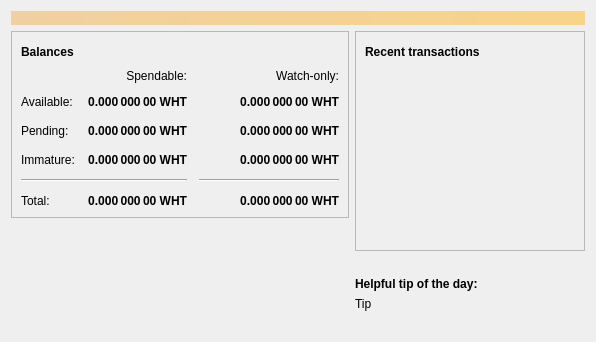
<?xml version="1.0" encoding="UTF-8"?>
<ui version="4.0">
 <class>OverviewPage</class>
 <widget class="QWidget" name="OverviewPage">
  <property name="geometry">
   <rect>
    <x>0</x>
    <y>0</y>
    <width>596</width>
    <height>342</height>
   </rect>
  </property>
  <property name="windowTitle">
   <string>Form</string>
  </property>
  <layout class="QVBoxLayout" name="topLayout">
   <item>
    <widget class="QLabel" name="labelAlerts">
     <property name="visible">
      <bool>false</bool>
     </property>
     <property name="styleSheet">
      <string notr="true">QLabel { background-color: qlineargradient(x1: 0, y1: 0, x2: 1, y2: 0, stop:0 #F0D0A0, stop:1 #F8D488); color:#000000; }</string>
     </property>
     <property name="wordWrap">
      <bool>true</bool>
     </property>
     <property name="margin">
      <number>3</number>
     </property>
     <property name="textInteractionFlags">
      <set>Qt::TextSelectableByMouse</set>
     </property>
    </widget>
   </item>
   <item>
    <layout class="QHBoxLayout" name="horizontalLayout" stretch="1,1">
     <item>
      <layout class="QVBoxLayout" name="verticalLayout_2">
       <item>
        <widget class="QFrame" name="frame">
         <property name="frameShape">
          <enum>QFrame::StyledPanel</enum>
         </property>
         <property name="frameShadow">
          <enum>QFrame::Raised</enum>
         </property>
         <layout class="QVBoxLayout" name="verticalLayout_4">
          <item>
           <layout class="QHBoxLayout" name="horizontalLayout_4">
            <item>
             <widget class="QLabel" name="label_5">
              <property name="font">
               <font>
                <weight>75</weight>
                <bold>true</bold>
               </font>
              </property>
              <property name="text">
               <string>Balances</string>
              </property>
             </widget>
            </item>
            <item>
             <widget class="QPushButton" name="labelWalletStatus">
              <property name="enabled">
               <bool>true</bool>
              </property>
              <property name="maximumSize">
               <size>
                <width>30</width>
                <height>16777215</height>
               </size>
              </property>
              <property name="toolTip">
               <string>The displayed information may be out of date. Your wallet automatically synchronizes with the Whippet network after a connection is established, but this process has not completed yet.</string>
              </property>
              <property name="text">
               <string/>
              </property>
              <property name="icon">
               <iconset resource="../bitcoin.qrc">
                <normaloff>:/icons/warning</normaloff>
                <disabledoff>:/icons/warning</disabledoff>:/icons/warning</iconset>
              </property>
              <property name="iconSize">
               <size>
                <width>24</width>
                <height>24</height>
               </size>
              </property>
              <property name="flat">
               <bool>true</bool>
              </property>
             </widget>
            </item>
            <item>
             <spacer name="horizontalSpacer_3">
              <property name="orientation">
               <enum>Qt::Horizontal</enum>
              </property>
              <property name="sizeHint" stdset="0">
               <size>
                <width>40</width>
                <height>20</height>
               </size>
              </property>
             </spacer>
            </item>
           </layout>
          </item>
          <item>
           <layout class="QGridLayout" name="gridLayout">
            <property name="spacing">
             <number>12</number>
            </property>
            <item row="2" column="2">
             <widget class="QLabel" name="labelWatchPending">
              <property name="font">
               <font>
                <weight>75</weight>
                <bold>true</bold>
               </font>
              </property>
              <property name="cursor">
               <cursorShape>IBeamCursor</cursorShape>
              </property>
              <property name="toolTip">
               <string>Unconfirmed transactions to watch-only addresses</string>
              </property>
              <property name="text">
               <string notr="true">0.000 000 00 WHT</string>
              </property>
              <property name="alignment">
               <set>Qt::AlignRight|Qt::AlignTrailing|Qt::AlignVCenter</set>
              </property>
              <property name="textInteractionFlags">
               <set>Qt::LinksAccessibleByMouse|Qt::TextSelectableByKeyboard|Qt::TextSelectableByMouse</set>
              </property>
             </widget>
            </item>
            <item row="2" column="1">
             <widget class="QLabel" name="labelUnconfirmed">
              <property name="font">
               <font>
                <weight>75</weight>
                <bold>true</bold>
               </font>
              </property>
              <property name="cursor">
               <cursorShape>IBeamCursor</cursorShape>
              </property>
              <property name="toolTip">
               <string>Total of transactions that have yet to be confirmed, and do not yet count toward the spendable balance</string>
              </property>
              <property name="text">
               <string notr="true">0.000 000 00 WHT</string>
              </property>
              <property name="alignment">
               <set>Qt::AlignRight|Qt::AlignTrailing|Qt::AlignVCenter</set>
              </property>
              <property name="textInteractionFlags">
               <set>Qt::LinksAccessibleByMouse|Qt::TextSelectableByKeyboard|Qt::TextSelectableByMouse</set>
              </property>
             </widget>
            </item>
            <item row="3" column="2">
             <widget class="QLabel" name="labelWatchImmature">
              <property name="font">
               <font>
                <weight>75</weight>
                <bold>true</bold>
               </font>
              </property>
              <property name="cursor">
               <cursorShape>IBeamCursor</cursorShape>
              </property>
              <property name="toolTip">
               <string>Mined balance in watch-only addresses that has not yet matured</string>
              </property>
              <property name="text">
               <string notr="true">0.000 000 00 WHT</string>
              </property>
              <property name="alignment">
               <set>Qt::AlignRight|Qt::AlignTrailing|Qt::AlignVCenter</set>
              </property>
              <property name="textInteractionFlags">
               <set>Qt::LinksAccessibleByMouse|Qt::TextSelectableByKeyboard|Qt::TextSelectableByMouse</set>
              </property>
             </widget>
            </item>
            <item row="4" column="0" colspan="2">
             <widget class="Line" name="line">
              <property name="orientation">
               <enum>Qt::Horizontal</enum>
              </property>
             </widget>
            </item>
            <item row="4" column="2">
             <widget class="Line" name="lineWatchBalance">
              <property name="sizePolicy">
               <sizepolicy hsizetype="Preferred" vsizetype="Fixed">
                <horstretch>0</horstretch>
                <verstretch>0</verstretch>
               </sizepolicy>
              </property>
              <property name="minimumSize">
               <size>
                <width>140</width>
                <height>0</height>
               </size>
              </property>
              <property name="orientation">
               <enum>Qt::Horizontal</enum>
              </property>
             </widget>
            </item>
            <item row="5" column="0">
             <widget class="QLabel" name="labelTotalText">
              <property name="text">
               <string>Total:</string>
              </property>
             </widget>
            </item>
            <item row="3" column="1">
             <widget class="QLabel" name="labelImmature">
              <property name="font">
               <font>
                <weight>75</weight>
                <bold>true</bold>
               </font>
              </property>
              <property name="cursor">
               <cursorShape>IBeamCursor</cursorShape>
              </property>
              <property name="toolTip">
               <string>Mined balance that has not yet matured</string>
              </property>
              <property name="text">
               <string notr="true">0.000 000 00 WHT</string>
              </property>
              <property name="alignment">
               <set>Qt::AlignRight|Qt::AlignTrailing|Qt::AlignVCenter</set>
              </property>
              <property name="textInteractionFlags">
               <set>Qt::LinksAccessibleByMouse|Qt::TextSelectableByKeyboard|Qt::TextSelectableByMouse</set>
              </property>
             </widget>
            </item>
            <item row="2" column="3">
             <spacer name="horizontalSpacer_2">
              <property name="orientation">
               <enum>Qt::Horizontal</enum>
              </property>
              <property name="sizeHint" stdset="0">
               <size>
                <width>40</width>
                <height>20</height>
               </size>
              </property>
             </spacer>
            </item>
            <item row="3" column="0">
             <widget class="QLabel" name="labelImmatureText">
              <property name="text">
               <string>Immature:</string>
              </property>
             </widget>
            </item>
            <item row="5" column="1">
             <widget class="QLabel" name="labelTotal">
              <property name="font">
               <font>
                <weight>75</weight>
                <bold>true</bold>
               </font>
              </property>
              <property name="cursor">
               <cursorShape>IBeamCursor</cursorShape>
              </property>
              <property name="toolTip">
               <string>Your current total balance</string>
              </property>
              <property name="text">
               <string notr="true">0.000 000 00 WHT</string>
              </property>
              <property name="alignment">
               <set>Qt::AlignRight|Qt::AlignTrailing|Qt::AlignVCenter</set>
              </property>
              <property name="textInteractionFlags">
               <set>Qt::LinksAccessibleByMouse|Qt::TextSelectableByKeyboard|Qt::TextSelectableByMouse</set>
              </property>
             </widget>
            </item>
            <item row="5" column="2">
             <widget class="QLabel" name="labelWatchTotal">
              <property name="font">
               <font>
                <weight>75</weight>
                <bold>true</bold>
               </font>
              </property>
              <property name="cursor">
               <cursorShape>IBeamCursor</cursorShape>
              </property>
              <property name="toolTip">
               <string>Current total balance in watch-only addresses</string>
              </property>
              <property name="text">
               <string notr="true">0.000 000 00 WHT</string>
              </property>
              <property name="alignment">
               <set>Qt::AlignRight|Qt::AlignTrailing|Qt::AlignVCenter</set>
              </property>
              <property name="textInteractionFlags">
               <set>Qt::LinksAccessibleByMouse|Qt::TextSelectableByKeyboard|Qt::TextSelectableByMouse</set>
              </property>
             </widget>
            </item>
            <item row="0" column="2">
             <widget class="QLabel" name="labelWatchonly">
              <property name="text">
               <string>Watch-only:</string>
              </property>
              <property name="alignment">
               <set>Qt::AlignRight|Qt::AlignTrailing|Qt::AlignVCenter</set>
              </property>
             </widget>
            </item>
            <item row="1" column="0">
             <widget class="QLabel" name="labelBalanceText">
              <property name="text">
               <string>Available:</string>
              </property>
             </widget>
            </item>
            <item row="1" column="1">
             <widget class="QLabel" name="labelBalance">
              <property name="font">
               <font>
                <weight>75</weight>
                <bold>true</bold>
               </font>
              </property>
              <property name="cursor">
               <cursorShape>IBeamCursor</cursorShape>
              </property>
              <property name="toolTip">
               <string>Your current spendable balance</string>
              </property>
              <property name="text">
               <string notr="true">0.000 000 00 WHT</string>
              </property>
              <property name="alignment">
               <set>Qt::AlignRight|Qt::AlignTrailing|Qt::AlignVCenter</set>
              </property>
              <property name="textInteractionFlags">
               <set>Qt::LinksAccessibleByMouse|Qt::TextSelectableByKeyboard|Qt::TextSelectableByMouse</set>
              </property>
             </widget>
            </item>
            <item row="1" column="2">
             <widget class="QLabel" name="labelWatchAvailable">
              <property name="font">
               <font>
                <weight>75</weight>
                <bold>true</bold>
               </font>
              </property>
              <property name="cursor">
               <cursorShape>IBeamCursor</cursorShape>
              </property>
              <property name="toolTip">
               <string>Your current balance in watch-only addresses</string>
              </property>
              <property name="text">
               <string notr="true">0.000 000 00 WHT</string>
              </property>
              <property name="alignment">
               <set>Qt::AlignRight|Qt::AlignTrailing|Qt::AlignVCenter</set>
              </property>
              <property name="textInteractionFlags">
               <set>Qt::LinksAccessibleByMouse|Qt::TextSelectableByKeyboard|Qt::TextSelectableByMouse</set>
              </property>
             </widget>
            </item>
            <item row="2" column="0">
             <widget class="QLabel" name="labelPendingText">
              <property name="text">
               <string>Pending:</string>
              </property>
             </widget>
            </item>
            <item row="0" column="1">
             <widget class="QLabel" name="labelSpendable">
              <property name="text">
               <string>Spendable:</string>
              </property>
              <property name="alignment">
               <set>Qt::AlignRight|Qt::AlignTrailing|Qt::AlignVCenter</set>
              </property>
             </widget>
            </item>
           </layout>
          </item>
         </layout>
        </widget>
       </item>
       <item>
        <spacer name="verticalSpacer">
         <property name="orientation">
          <enum>Qt::Vertical</enum>
         </property>
         <property name="sizeHint" stdset="0">
          <size>
           <width>20</width>
           <height>40</height>
          </size>
         </property>
        </spacer>
       </item>
       <item>
        <layout class="QGridLayout" name="logo_grid">
          <item>
            <widget class="QLabel" name="label_wallet_bgcoin">
             <property name="text">
              <string/>
             </property>
             <property name="pixmap">
              <pixmap resource="../bitcoin.qrc">:/icons/wallet_bgcoin</pixmap>
             </property>
             <property name="scaledContents">
              <bool>false</bool>
             </property>
             <property name="alignment">
              <set>Qt::AlignCenter</set>
             </property>
             <property name="margin">
              <number>-2</number>
             </property>
            </widget>
          </item>
          <item>
            <widget class="QLabel" name="label_wallet_version_overlay">
              <property name="text">
               <string></string>
              </property>
              <property name="pixmap">
              </property>
              <property name="scaledContents">
               <bool>false</bool>
              </property>
              <property name="alignment">
               <set>Qt::AlignLeft|Qt::AlignBottom</set>
              </property>
              <property name="margin">
               <number>2</number>
              </property>
            </widget>
          </item>
        </layout>
       </item>
      </layout>
     </item>
     <item>
      <layout class="QVBoxLayout" name="verticalLayout_3">
       <item>
        <widget class="QFrame" name="frame_2">
         <property name="frameShape">
          <enum>QFrame::StyledPanel</enum>
         </property>
         <property name="frameShadow">
          <enum>QFrame::Raised</enum>
         </property>
         <layout class="QVBoxLayout" name="verticalLayout">
          <item>
           <layout class="QHBoxLayout" name="horizontalLayout_2">
            <item>
             <widget class="QLabel" name="label_4">
              <property name="font">
               <font>
                <weight>75</weight>
                <bold>true</bold>
               </font>
              </property>
              <property name="text">
               <string>Recent transactions</string>
              </property>
             </widget>
            </item>
            <item>
             <widget class="QPushButton" name="labelTransactionsStatus">
              <property name="enabled">
               <bool>true</bool>
              </property>
              <property name="maximumSize">
               <size>
                <width>30</width>
                <height>16777215</height>
               </size>
              </property>
              <property name="toolTip">
               <string>The displayed information may be out of date. Your wallet automatically synchronizes with the Whippet network after a connection is established, but this process has not completed yet.</string>
              </property>
              <property name="text">
               <string/>
              </property>
              <property name="icon">
               <iconset resource="../bitcoin.qrc">
                <normaloff>:/icons/warning</normaloff>
                <disabledoff>:/icons/warning</disabledoff>:/icons/warning</iconset>
              </property>
              <property name="iconSize">
               <size>
                <width>24</width>
                <height>24</height>
               </size>
              </property>
              <property name="flat">
               <bool>true</bool>
              </property>
             </widget>
            </item>
            <item>
             <spacer name="horizontalSpacer">
              <property name="orientation">
               <enum>Qt::Horizontal</enum>
              </property>
              <property name="sizeHint" stdset="0">
               <size>
                <width>40</width>
                <height>20</height>
               </size>
              </property>
             </spacer>
            </item>
           </layout>
          </item>
          <item>
           <widget class="QListView" name="listTransactions">
            <property name="styleSheet">
             <string notr="true">QListView { background: transparent; }</string>
            </property>
            <property name="frameShape">
             <enum>QFrame::NoFrame</enum>
            </property>
            <property name="verticalScrollBarPolicy">
             <enum>Qt::ScrollBarAlwaysOff</enum>
            </property>
            <property name="horizontalScrollBarPolicy">
             <enum>Qt::ScrollBarAlwaysOff</enum>
            </property>
            <property name="selectionMode">
             <enum>QAbstractItemView::NoSelection</enum>
            </property>
           </widget>
          </item>
         </layout>
        </widget>
       </item>
       <item>
        <spacer name="verticalSpacer_2">
         <property name="orientation">
          <enum>Qt::Vertical</enum>
         </property>
         <property name="sizeHint" stdset="0">
          <size>
           <width>20</width>
           <height>40</height>
          </size>
         </property>
        </spacer>
       </item>
       <item>
        <layout class="QVBoxLayout" name="verticalLayout_5">
         <property name="topMargin">
          <number>0</number>
         </property>
         <item>
          <widget class="QLabel" name="label_tip_header">
           <property name="font">
            <font>
             <weight>75</weight>
             <bold>true</bold>
            </font>
           </property>
           <property name="text">
            <string>Helpful tip of the day:</string>
           </property>
          </widget>
         </item>
         <item>
          <widget class="QLabel" name="label_tip">
           <property name="text">
            <string>Tip</string>
           </property>
          </widget>
         </item>
         <item>
          <spacer name="verticalSpacer_3">
           <property name="orientation">
            <enum>Qt::Vertical</enum>
           </property>
           <property name="sizeType">
            <enum>QSizePolicy::Maximum</enum>
           </property>
           <property name="sizeHint" stdset="0">
            <size>
             <width>20</width>
             <height>40</height>
            </size>
           </property>
          </spacer>
         </item>
        </layout>
       </item>
      </layout>
     </item>
    </layout>
   </item>
  </layout>
 </widget>
 <resources>
  <include location="../bitcoin.qrc"/>
 </resources>
 <connections/>
</ui>
